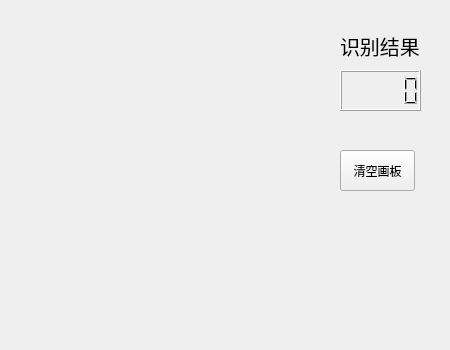
<?xml version="1.0" encoding="UTF-8"?>
<ui version="4.0">
 <class>MainWindow</class>
 <widget class="QMainWindow" name="MainWindow">
  <property name="geometry">
   <rect>
    <x>0</x>
    <y>0</y>
    <width>450</width>
    <height>350</height>
   </rect>
  </property>
  <property name="windowTitle">
   <string>手写数字识别</string>
  </property>
  <widget class="QWidget" name="centralwidget">
   <widget class="QLCDNumber" name="lcdNumber">
    <property name="geometry">
     <rect>
      <x>340</x>
      <y>70</y>
      <width>81</width>
      <height>41</height>
     </rect>
    </property>
   </widget>
   <widget class="QLabel" name="label">
    <property name="geometry">
     <rect>
      <x>340</x>
      <y>30</y>
      <width>100</width>
      <height>31</height>
     </rect>
    </property>
    <property name="font">
     <font>
      <pointsize>15</pointsize>
     </font>
    </property>
    <property name="text">
     <string>识别结果</string>
    </property>
   </widget>
   <widget class="QPushButton" name="clearBtn">
    <property name="geometry">
     <rect>
      <x>340</x>
      <y>150</y>
      <width>75</width>
      <height>41</height>
     </rect>
    </property>
    <property name="text">
     <string>清空画板</string>
    </property>
   </widget>
  </widget>
 </widget>
 <resources/>
 <connections/>
</ui>
